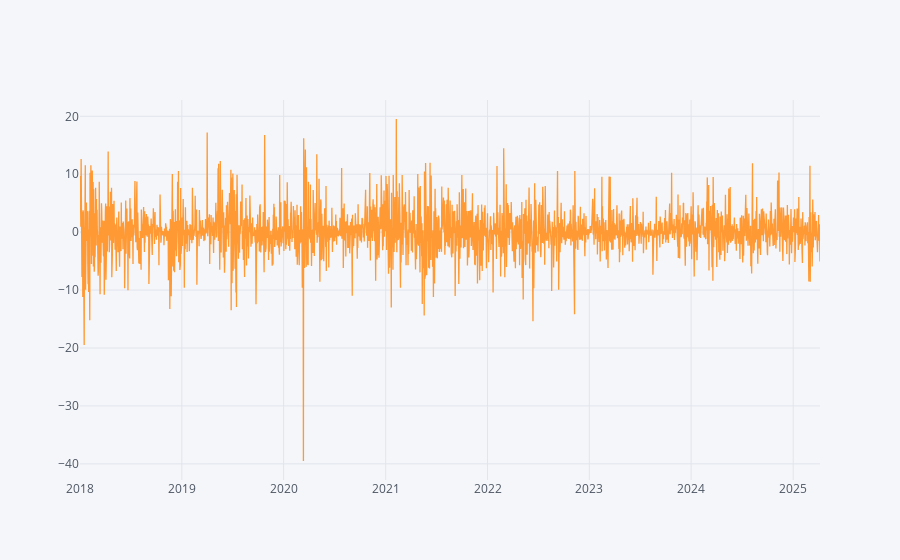

This figure's notebook cell:
### Code cell
bit_coin1d_log['Close_pct_change'].iplot()

### Figure 1 — Plotly figure (JSON) as saved in the notebook; plotly's stock layout.template omitted (floating-point values rounded to 4 significant figures; data arrays with more than 128 entries replaced by an {"elided": "..."} marker saying what was removed)
{"data": [{"line": {"color": "rgba(255, 153, 51, 1.0)", "dash": "solid", "shape": "linear", "width": 1.3}, "mode": "lines", "name": "Close_pct_change", "text": "", "type": "scatter", "x": {"elided": "2654 str values"}, "y": {"elided": "2654 mixed values"}}], "layout": {"autosize": true, "legend": {"bgcolor": "#F5F6F9", "font": {"color": "#4D5663"}}, "paper_bgcolor": "#F5F6F9", "plot_bgcolor": "#F5F6F9", "title": {"font": {"color": "#4D5663"}}, "xaxis": {"autorange": true, "gridcolor": "#E1E5ED", "range": ["2018-01-01", "2025-04-07"], "showgrid": true, "tickfont": {"color": "#4D5663"}, "title": {"font": {"color": "#4D5663"}, "text": ""}, "type": "date", "zerolinecolor": "#E1E5ED"}, "yaxis": {"autorange": true, "gridcolor": "#E1E5ED", "range": [-42.78, 22.82], "showgrid": true, "tickfont": {"color": "#4D5663"}, "title": {"font": {"color": "#4D5663"}, "text": ""}, "type": "linear", "zerolinecolor": "#E1E5ED"}}}
